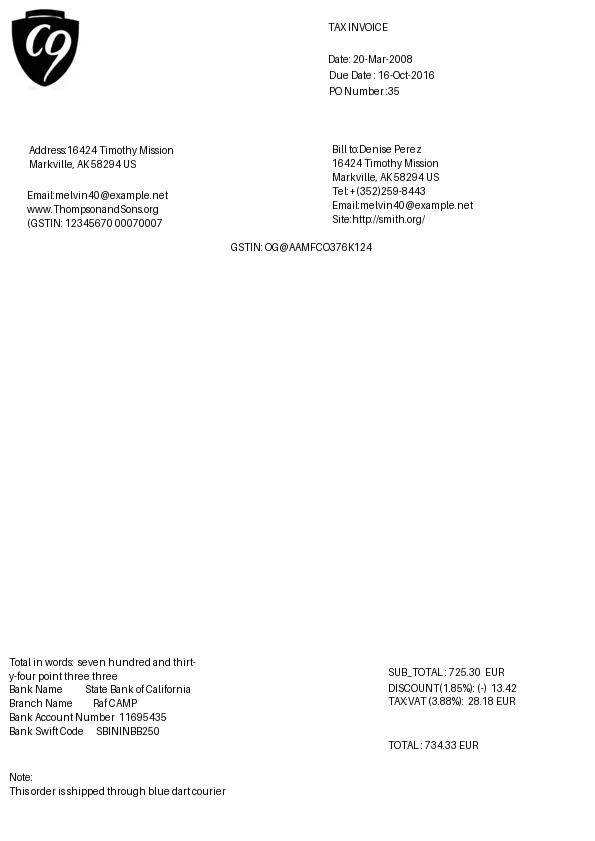
#> input picture output_invoices/template.jpeg, 595 x 841 px
$ python generate_table_fatura.py
#> lines starting #> are read from the running program, lines starting #| are printed output that depends on the picture
from PIL import Image, ImageDraw, ImageFont
import os

def draw_table_on_image(template_path, table_bbox, table_data, output_folder="output_invoices"):
    """
    Trace un tableau sur une image template et le remplit avec les données,
    puis enregistre l'image modifiée au format JPEG dans un dossier de sortie.

    Args:
        template_path (str): Chemin de l'image template (par ex., 'FATURA/preview.jpeg').
        table_bbox (list): Bounding box du tableau [[x1, y1], [x2, y2]].
        table_data (list): Données du tableau à remplir (liste de lignes, chaque ligne est une liste de colonnes).
        output_folder (str): Dossier de sortie pour enregistrer l'image modifiée. Par défaut, "output_invoices".
    """
#> called with template_path = 'output_invoices/template.jpeg', output_folder = 'output_invoices'
    # Charger l'image template
    img = Image.open(template_path)
#> img is the input picture: PIL image 595x841 RGB; mean R, G, B 249.3, 249.3, 249.3
    draw = ImageDraw.Draw(img)

    # Charger une police (par défaut Arial, peut être changé si indisponible)
    try:
        font = ImageFont.truetype("arial.ttf", 16)
    except IOError:
        font = ImageFont.load_default()

    # Coordonner de la bounding box
    (x1, y1), (x2, y2) = table_bbox

    y1, y2 = img.height - y1, img.height - y2
#> y1 = 512.1; y2 = 620.1
    x1, x2 = min(x1, x2), max(x1, x2)
    y1, y2 = min(y1, y2), max(y1, y2)

    width, height = x2 - x1, y2 - y1  # Largeur et hauteur du tableau (y inversé)
#> width = 550; height = 108


    # Nombre de colonnes et de lignes
    rows = len(table_data)
    cols = len(table_data[0])

    # Calcul des dimensions des cellules
    cell_width = width / cols
#> cell_width = 183.3
    cell_height = height / rows
#> cell_height = 18

    # Tracer les lignes horizontales et écrire les données
    for i, row in enumerate(table_data):
        for j, cell_text in enumerate(row):
            # Calculer les coordonnées de la cellule
            cell_x1 = x1 + j * cell_width
            cell_y1 = y1 - (i + 1) * cell_height  # Y inversé
            cell_x2 = cell_x1 + cell_width
            cell_y2 = cell_y1 + cell_height

            # Tracer le rectangle de la cellule
            draw.rectangle([cell_x1, cell_y1, cell_x2, cell_y2], outline="black", width=2)

            # Ajouter le texte dans la cellule
            text_bbox = draw.textbbox((0, 0), cell_text, font=font)
            text_width, text_height = text_bbox[2] - text_bbox[0], text_bbox[3] - text_bbox[1]

            text_x = cell_x1 + (cell_width - text_width) / 2
            text_y = cell_y1 + (cell_height - text_height) / 2
            draw.text((text_x, text_y), cell_text, fill="black", font=font)

    # Créer le dossier de sortie s'il n'existe pas
    if not os.path.exists(output_folder):
        os.makedirs(output_folder)

    # Enregistrer l'image modifiée au format JPEG
    output_path = os.path.join(output_folder, "output_invoice.jpeg")
    img.save(output_path, "JPEG")
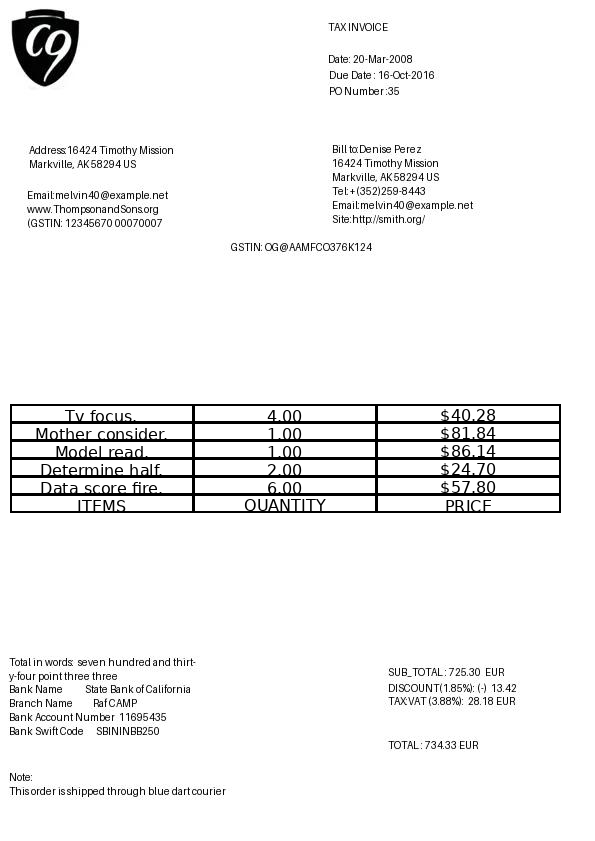
#> saved as output_invoice.jpeg: PIL image 595x841 RGB; mean R, G, B 241.7, 241.7, 241.7
    print(f"Image enregistrée avec le tableau dessiné : {output_path}")


# Exemple d'utilisation
template_path = "output_invoices/template.jpeg"
output_folder = "output_invoices"

# Bounding box du tableau (extraite du JSON, convertie si nécessaire)
table_bbox = [[10.0, 328.88980000000004], [560.0, 220.8898]]

# Données du tableau (extraites manuellement du JSON)
table_data = [
    ["ITEMS", "QUANTITY", "PRICE"],
    ["Data score fire.", "6.00", "$57.80"],
    ["Determine half.", "2.00", "$24.70"],
    ["Model read.", "1.00", "$86.14"],
    ["Mother consider.", "1.00", "$81.84"],
    ["Tv focus.", "4.00", "$40.28"]
]

# Appeler la fonction
draw_table_on_image(template_path, table_bbox, table_data, output_folder)
